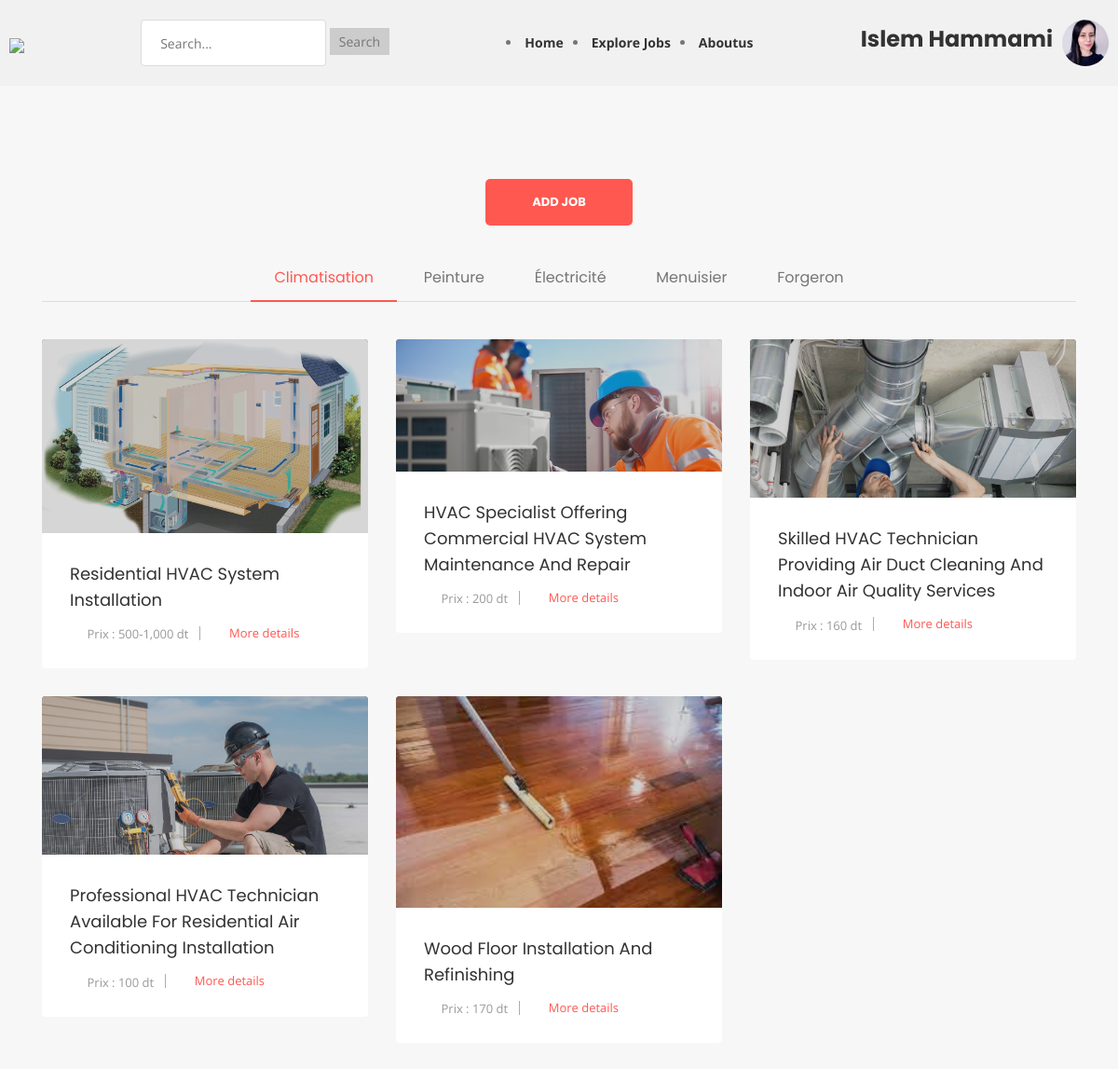
/Freelance-Website/Climatisation.php (signed in), run on the app's committed database.
### tables this page shows
CREATE TABLE `users` (
  `id` int NOT NULL,
  `username` varchar(255) NOT NULL,
  `password` varchar(255) NOT NULL,
  `email` varchar(255) NOT NULL,
  `created_at` timestamp NOT NULL DEFAULT CURRENT_TIMESTAMP,
  `address` varchar(255) DEFAULT 'not declared',
  `phone_number` varchar(20) DEFAULT 'not declared',
  `additional_info` varchar(255) DEFAULT 'not declared',
  `profile_pic` varchar(255) DEFAULT 'Profile-Icon-SVG-09856789.png',
  `cv` varchar(255) DEFAULT NULL
);

CREATE TABLE `jobs` (
  `id` int NOT NULL,
  `title` varchar(255) NOT NULL,
  `categorie` varchar(255) DEFAULT NULL,
  `description` text,
  `cover_path` varchar(255) NOT NULL,
  `user_id` int NOT NULL,
  `created_at` timestamp NOT NULL DEFAULT CURRENT_TIMESTAMP,
  `prix` varchar(255) DEFAULT 'free'
);

### Freelance-Website/Climatisation.php (the view, shortened to what this page needs)
<?php
require_once('connbd.php');
include 'navANDhead.php';
$query = "SELECT * FROM jobs where categorie = 'Climatisation'";
$jobs = $db->query($query)->fetchAll(PDO::FETCH_ASSOC);
?>
<!DOCTYPE html>
<html>
<head>
    <link rel="stylesheet" type="text/css" href="css/bookcard.css">
    <link rel="stylesheet" href="css/bootstrap.min.css">
    <link rel="stylesheet" href="css/normalize.css">
    <link rel="stylesheet" href="css/scrollbar.css">
    <link rel="stylesheet" href="css/fontawesome/fontawesome-all.css">
    <link rel="stylesheet" href="css/font-awesome.min.css">
    <link rel="stylesheet" href="css/owl.carousel.min.css">
    <link rel="stylesheet" href="css/jquery-ui.css">
    <link rel="stylesheet" href="css/linearicons.css">
    <link rel="stylesheet" href="css/tipso.css">
    <link rel="stylesheet" href="css/chosen.css">
    <link rel="stylesheet" href="css/prettyPhoto.css">
    <link rel="stylesheet" href="css/main.css">
    <link rel="stylesheet" href="css/color.css">
    <link rel="stylesheet" href="css/transitions.css">
    <link rel="stylesheet" href="css/responsive.css">
</head>
<body>
    <main id="wt-main" class="wt-main wt-haslayout wt-innerbgcolor">
        <div class="wt-haslayout wt-main-section">
            <div class="wt-btnarea" style="text-align: center;">
                <a href="uplodejobform.php" class="wt-btn">Add Job</a><br><br><br>
            </div>
            <div class="container">
                <div class="row justify-content-md-center">
                    <div class="col-12 col-sm-12 col-md-12 col-lg-12 float-left">
                        <div class="wt-articletabshold">
                            <ul class="wt-navarticletab nav navbar-nav">
                                <li class="nav-item">
                                    <a class="active" id="all-tab" data-toggle="tab" href="Climatisation.php">Climatisation</a>
                                </li>
                                <li class="nav-item">
                                    <a id="business-tab" data-toggle="tab" href="Peinture.php">Peinture</a>
                                </li>
                                <li class="nav-item">
                                    <a id="trading-tab" data-toggle="tab" href="Électricité.php">Électricité</a>
                                </li>
                                <li class="nav-item">
                                    <a id="economics-tab" data-toggle="tab" href="Menuisier.php">Menuisier</a>
                                </li>
                                <li class="nav-item">
                                    <a id="marketing-tab" data-toggle="tab" href="Forgeron.php">Forgeron</a>
                                </li>
                            </ul>
                            <div class="tab-content wt-haslayout">
                                <div class="wt-contentarticle tab-pane active fade show" id="alltab">
                                    <div class="row">
                                        <?php foreach ($jobs as $job) : ?>
                                            <div class="col-12 col-sm-12 col-md-6 col-lg-6 col-xl-4">
                                                <div class="wt-article">
                                                    <figure>
                                                        <img src="<?php echo $job['cover_path']; ?>" alt="img description">
                                                    </figure>
                                                    <div class="wt-articlecontent">
                                                        <div class="wt-title">
                                                            <h2><?php echo $job['title']; ?></h2>
                                                        </div>
                                                        <ul class="wt-postarticlemeta">
                                                            <li>
                                                                <a href="javascript:void(0);">
                                                                    <i class="lnr lnr-clock"></i>
                                                                    <span>Prix : <?php echo $job['prix']; ?></span>
                                                                </a>
                                                            </li>
                                                            <li>
                                                                <a href="javascript:void(0);">
                                                                    <i class="lnr lnr-user"></i>
                                                                    <span><a href="showjobdetails.php?job_id=<?php echo $job['id']; ?>">More details</a></span>
                                                                </a>
                                                            </li>
                                                        </ul>
                                                    </div>
                                                </div>
                                            </div>
                                        <?php endforeach; ?>
                                    </div>
                                </div>
                            </div>
                        </div>
                    </div>
                </div>
            </div>
        </div>
    </main>
</body>
</html>

### Freelance-Website/navANDhead.php (shortened to what this page needs)
<?php
require_once('connbd.php');
?>
<!DOCTYPE html>
<html lang="en">
<head>
    <link rel="stylesheet" href="css/navbar.css">
    <link rel="stylesheet" href="css/booksstyle.css">
</head>
<body>
<header>
    <div class="header-container">
        <h1><a href="index.php"><img src="resorses/logo.png" width="190"></a></h1>
        <form method="get" action="search.php" class="search-form">
            <input type="text" name="search" class="search-input" placeholder="Search...">
            <input type="submit" value="Search" class="search-submit">
        </form>
        <nav class="nava">
            <ul>
                <li class="nava"><a href="index.php">Home</a></li>
                <li class="nava"><a href="Climatisation.php">Explore Jobs</a></li>
                <li class="nava"><a href="aboutpage.php">Aboutus</a></li>
            </ul>
        </nav>
        <div class="user-info">
            <h3 class="user-name">
                 <?php
                 if(isset($_SESSION['login'])){
                 $login=$_SESSION['login'];
                    $query = "SELECT * FROM users where username='$login'";
                    $user = $db->query($query)->fetchAll(PDO::FETCH_ASSOC);
                    foreach ($user as $user3):
                    echo $user3['username'];
                    endforeach;}
                    else{
                        echo "Guest";
                    }
                ?>
            </h3>
            <a href="profile.php"><img src="<?php
            if(isset($_SESSION['login'])){
                echo $user3['profile_pic'];
                }
                   else{
                       echo "Profile-Icon-SVG-09856789.png";
                   }
            ?>" alt="Profile photo" class="profile-photo" style="width: 50px;height:50px;" ></a>
        </div>
    </div>
</header>

### Freelance-Website/css/navbar.css (style rules this page uses)
.header-container { display: flex; align-items: center; justify-content: space-between; padding: 10px; background-color: #f1f1f1; }
.header-container h1 { margin: 0; }
.search-form { margin: 0 20px; }
.search-input { padding: 5px; }
.search-submit { padding: 5px 10px; background-color: #ccc; border: none; cursor: pointer; }
.nava ul { list-style-type: none; padding: 0; margin: 0; display: flex; }
.nava li { margin-right: 10px; }
.nava a { text-decoration: none; color: #333; font-weight: bold; }
.user-info { display: flex; align-items: center; }
.user-name { margin-right: 10px; }
.profile-photo { width: 30px; height: 30px; border-radius: 50%; }

### Freelance-Website/css/booksstyle.css (style rules this page uses)
a { text-decoration: none; color: #0077FF; }

### Freelance-Website/css/color.css (style rules this page uses)
a, p a, p a:hover, a:hover, a:focus, a:active, .wt-navigation > ul > li:hover > a, .wt-navigation > ul > li.current-menu-item > a, .wt-navarticletab li:hover a, .wt-navarticletab li a.active, .wt-categoriescontent li a:hover, .wt-joinsteps li.wt-active a, .wt-effectivecontent li:hover a, .wt-articlesingle-content .wt-description .wt-blockquotevone q, .wt-filtertag li:hover a, .wt-userlisting-breadcrumb li .wt-clicksave, .wt-clicksave, .wt-qrcodefeat h3 span, .wt-comfollowers ul li:hover a span, .wt-postarticlemeta .wt-following span, .tg-qrcodefeat h3 span { color: #ff5851; }
.wt-btn:hover, .wt-dropdowarrow, .navbar-toggle, .wt-btn, .wt-navigationarea .wt-navigation > ul > li > a:after, .wt-searchbtn, .wt-sectiontitle:after, .wt-navarticletab li a:after, .wt-pagination ul li a:hover, .wt-pagination ul li.wt-active a, .wt-widgettag a:hover, .wt-articlesingle-content .wt-description blockquote span i, .wt-searchgbtn, .wt-filtertagclear a, .ui-slider-horizontal .ui-slider-range, .wt-btnsearch, .wt-newnoti a em, .wt-notificationicon > a:after, .wt-rightarea .wt-nav .navbar-toggler, .wt-usersidebaricon span, .wt-usersidebaricon span i, .wt-filtertag .wt-filtertagclear a, .loader:before, .wt-offersmessages .wt-ad:after, .wt-btnsendmsg, .wt-tabstitle li a:before, .wt-tabscontenttitle:before, .wt-tablecategories thead tr th:first-child:before, .wt-tablecategories tbody tr td:first-child:before, .wt-slidernav .wt-prev:hover, .wt-slidernav .wt-next:hover { background:#ff5851; }

### Freelance-Website/css/transitions.css (style rules this page uses)
*:after, *:before, p a, a, .wt-socialicons li a, .wt-roundicontext, .wt-roundicontext .wt-usericonholder, .sub-menu, .mega-menu, .wt-article, .wt-article figure img, .wt-speakerimg img, .wt-categoryslidercontent, .wt-filtertag li a i, .wt-userlistinghold, .wt-companysdetails, .wt-companysdetails .wt-companysimg img, .wt-comfollowers ul li, .wt-comfollowers ul li a span, .wt-comfollowers ul li a span img, .wt-articlesuser .wt-particlehold figure img, .wt-project figure img, .wt-usernav, .wt-btn, .wt-particlehold figure img, .wt-main, .wt-offersmessages .wt-ad, .wt-openmenu .wt-usersidebar .wt-companysinfo .wt-title, .wt-openmenu .wt-usersidebar .wt-companysinfo .wt-btnarea, .wt-iconbox i, .wt-tabstitle li, .wt-tablecategories tr, .wt-designimg input[type=radio]+ label img, .wt-designimg input[type=radio]+ label i, .wt-navigation > ul > li > .sub-menu > li.menu-item-has-children .sub-menu li, .wt-navigation > ul > li > .sub-menu > li, .chosen-container-multi .chosen-choices li.search-choice, .wt-dateandmsg span:nth-child(2), .wt-posteditem, .wt-slidernav .wt-prev, .wt-slidernav .wt-next, .wt-btnmenutoggle { -webkit-transition: all 300ms ease-in-out; -moz-transition: all 300ms ease-in-out; -ms-transition: all 300ms ease-in-out; -o-transition: all 300ms ease-in-out; transition: all 300ms ease-in-out; }

### data on the page
users: username "Islem Hammami", profile_pic (picture)
jobs: cover_path (picture), title "Residential HVAC System Installation", prix "500-1,000 dt"
jobs: cover_path (picture), title "HVAC Specialist Offering Commercial HVAC System Maintenance And Repair", prix "200 dt"
jobs: cover_path (picture), title "Skilled HVAC Technician Providing Air Duct Cleaning And Indoor Air Quality Services", prix "160 dt"
jobs: cover_path (picture), title "Professional HVAC Technician Available For Residential Air Conditioning Installation", prix "100 dt"
jobs: cover_path (picture), title "Wood Floor Installation And Refinishing", prix "170 dt"
